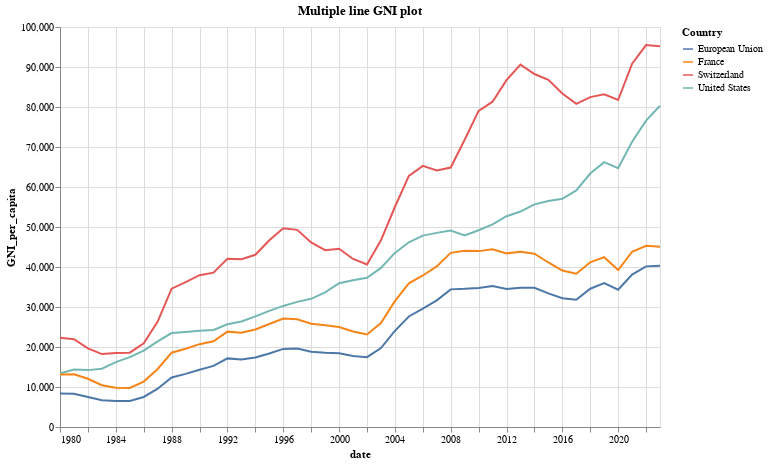

Notebook source saved alongside this figure:
### Code cell
# Create the line chart
chart = alt.Chart(df_gni_long).mark_line().encode(
    x='date:T',  
    y='GNI_per_capita:Q',  
    color='Country:N'
).properties(
    width=600,
    height=400,
    title="Multiple line GNI plot"
)

chart.show()

### Figure 1 — Vega-Lite specification as saved in the notebook (floating-point values rounded to 4 significant figures; data arrays with more than 128 entries replaced by an {"elided": "..."} marker saying what was removed)
{"config": {"view": {"continuousWidth": 300, "continuousHeight": 300}}, "data": {"name": "data-78e9128724a0ddeae68db53309471933"}, "mark": {"type": "line"}, "encoding": {"color": {"field": "Country", "type": "nominal"}, "x": {"field": "date", "type": "temporal"}, "y": {"field": "GNI_per_capita", "type": "quantitative"}}, "height": 400, "title": "Multiple line GNI plot", "width": 600, "$schema": "https://vega.github.io/schema/vega-lite/v5.20.1.json", "datasets": {"data-78e9128724a0ddeae68db53309471933": {"elided": "176 records"}}}
